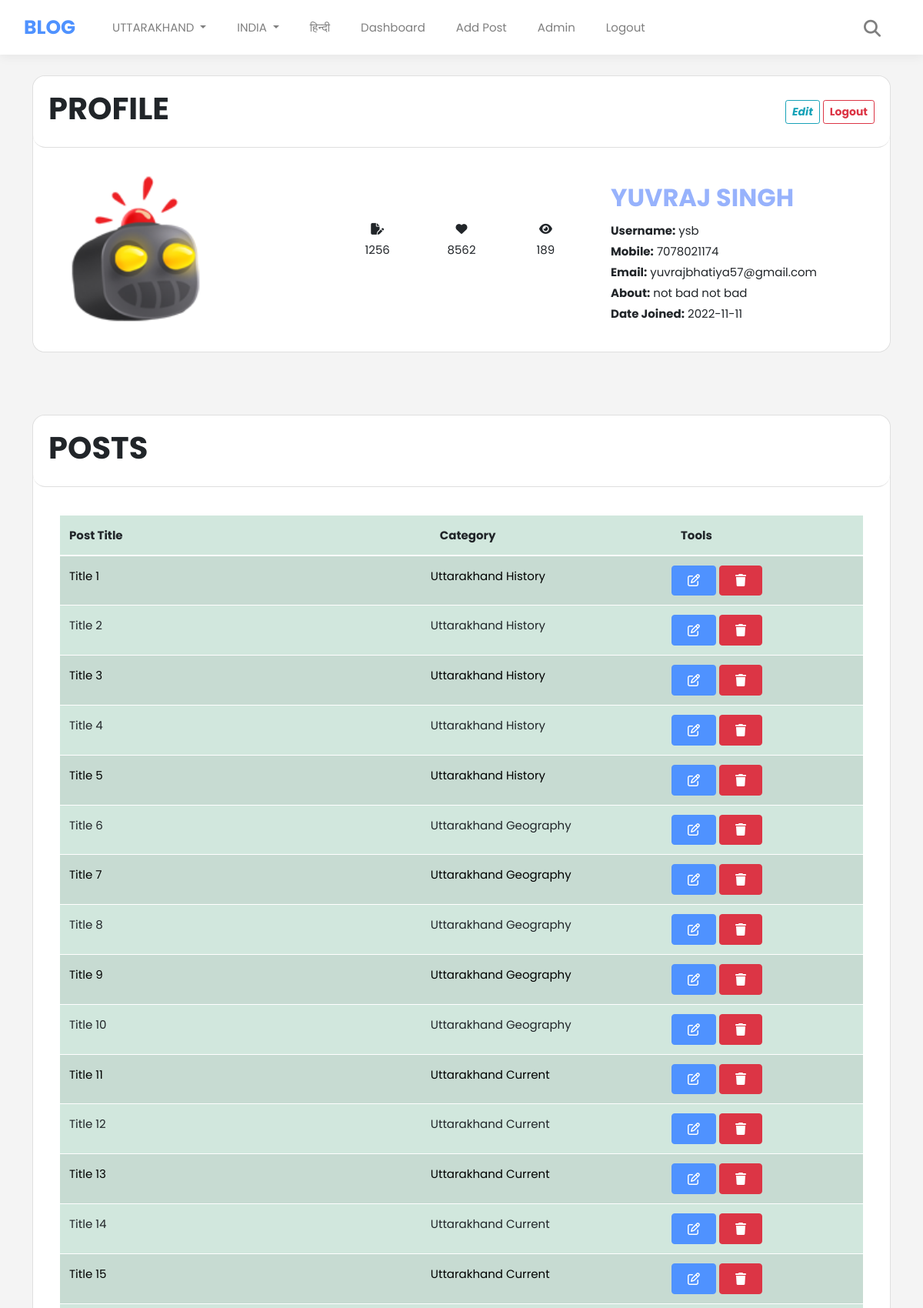
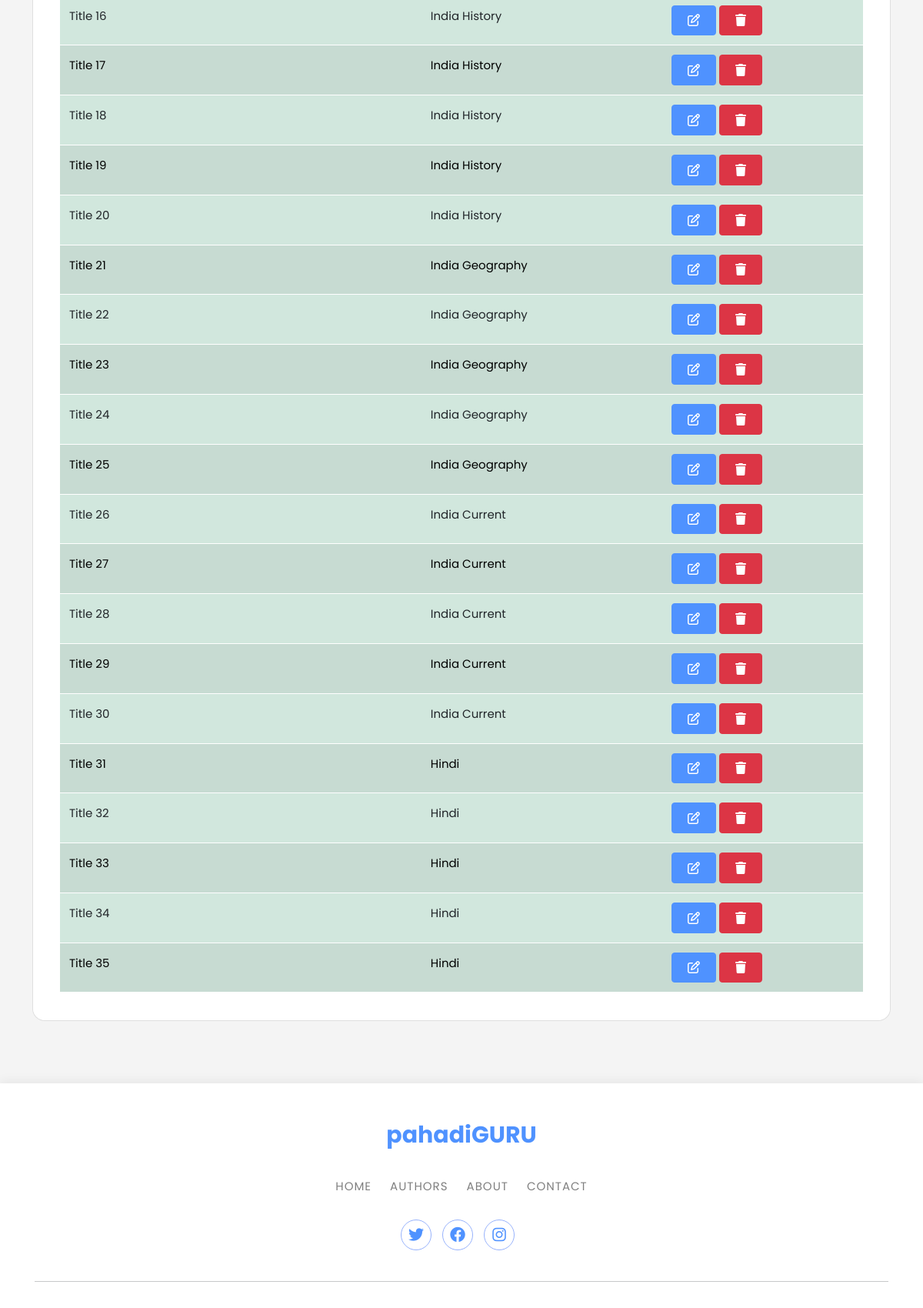
/dashboard (signed in, upper part), run on the app's committed database (2 pictures, top to bottom).
### app.py (models this page shows)
class Users(db.Model, UserMixin):
    id = db.Column(db.Integer, primary_key=True)
    username = db.Column(db.String(20), unique=True, nullable=False)
    name = db.Column(db.String(50), nullable=False)
    email = db.Column(db.String(150), nullable=False)
    phone = db.Column(db.String(50), nullable=False)
    date_added = db.Column(db.Date, default=date.today)
    about_author = db.Column(db.String(500), nullable=False)
    security_question = db.Column(db.String(50), nullable=False)
    security_answer = db.Column(db.String(50), nullable=False)
    password_hash = db.Column(db.String(128))
    role = db.Column(db.String(10), default='User')
    posts = db.relationship('Posts', backref='poster')
    likes=db.relationship('Likes',backref='user',passive_deletes=True)
    profile_pic=db.Column(db.String(), nullable=True)

class Posts(db.Model):
    id = db.Column(db.Integer, primary_key=True)
    title = db.Column(db.String(50), nullable=False)
    category = db.Column(db.String(50), nullable=False)
    content = db.Column(db.String(500), nullable=False)
    date_added = db.Column(db.Date, default=date.today)
    date_time = db.Column(db.DateTime, default=datetime.utcnow)
    poster_id = db.Column(db.Integer, db.ForeignKey('users.id'))
    likes=db.relationship('Likes',backref='post',passive_deletes=True)

### app.py (the view)
@app.route('/dashboard', methods=['GET', 'POST'])
@login_required
def dashboard():
    post = Posts.query.filter_by(poster_id=current_user.id).all()
    print(post)
    return render_template('dashboard.html',current_user=current_user,post=post)

### app.py (called while the page is built)
@login_manager.user_loader
def load_user(user_id):
    return Users.query.get(int(user_id))

### templates/dashboard.html (shortened to what this page needs)
{% extends 'base2.html' %}
{% block content %}
<br>
<div class="card rounded-4">
    <div class="card-header rounded-4" style="display: flex; justify-content: space-between; align-items: center;">
        <div>
        <h1 class="text-uppercase font-weight-bold text-center">Profile</h1>
        </div>
        <div>
        <a href="{{url_for('edit_profile',id=current_user.id)}}" class="btn btn-outline-info btn-sm font-weight-bold"><i>Edit</i></a>
        <a href="{{ url_for('logout')}}" class="btn btn-outline-danger btn-sm font-weight-bold">Logout</a>
        </div>
    </div>
    <div class="card-body rounded-4">
        <p class="card-text">
        <div class="container">
            <div class="row">
                <div class="col rounded-4">
                    {% if current_user.profile_pic %}
                    <img src="{{url_for('static', filename='images/profile_pic/'+ current_user.profile_pic)}}" width="200"
                         class="rounded-2" style=" min-width: 12rem;">
                    {% else %}
                    <img src="{{url_for('static', filename='images/profile_pic/user.png')}}" class="rounded-2" width="200" style=" min-width: 12rem;">
                    {% endif %}
                </div>
                <div class="col">
                    {% if current_user.is_authenticated and (current_user.role=='Author' or current_user.role=='Admin') %}
                                <div class="row text-center" style="margin: auto; margin-top: 17%;">
                                    <div class="col">
                                        <i class="fa-solid fa-file-pen"></i>
                                        <p>1256</p>
                                    </div>
                                    <div class="col">
                                        <i class="fa-solid fa-heart"></i>
                                        <p>8562</p>
                                    </div>
                                    <div class="col">
                                        <i class="fa-solid fa-eye"></i>
                                        <p>189</p>
                                    </div>
                                </div>
                        {% endif %}
                </div>
                <div class="col"  style="min-width: 14.125rem;" >
                    <strong style="font-size: 2rem; color: #97B2FC;">{{current_user.name | upper}}</strong>
                    <br>
                    <strong>Username:</strong>
                    {{current_user.username}}<br>
                    <strong>Mobile:</strong>
                    {{current_user.phone}}<br>
                    <strong>Email:</strong>
                    {{current_user.email}}<br>
                    <strong>About:</strong>
                    {{current_user.about_author}}<br>
                    <strong>Date Joined:</strong>
                    {{current_user.date_added}}<br>
                    </p>
                </div>
            </div>
        </div>
<br>
<br>
<br>
{% if current_user.is_authenticated and (current_user.role=='Author' or current_user.role=='Admin') %}
<div class="card rounded-4">
    <div class="card-header rounded-4" style="display: flex; justify-content: space-between; align-items: center;">
        <div>
        <h1 class="text-uppercase font-weight-bold text-center">Posts</h1>
        </div>
    </div>
    <div class="card-body rounded-4">
        <p class="card-text">
        <div class="container">
            <div class="row">
                <div class="col rounded-4"  style="min-width: 14.125rem;" >
                    <table class="table table-success table-striped">
                        <thead>
                            <tr>
                                <th>Post Title</th>
                                <th style="width: 30%; padding-left: 1.5rem;">Category</th>
                                <th style="width: 25%; padding-left: 1.5rem;">Tools</th>
                            </tr>
                        </thead>
                        <tbody>
                            {% for post in post %}
                                <tr>
                                    <td>{{ post.title|truncate(30) }}</td>
                                    <td>{{ post.category}}</td>
                                    <td>
                                        <a href="{{url_for('edit_post',id=post.id)}}" class="btn btn-primary"><i class="fa-regular fa-pen-to-square" style="padding: .3rem .5rem;"></i></a>
                                        <a onclick="return confirm('Are you sure you want to delete this post?');" href="{{url_for('delete_post',id=post.id)}}" class="btn btn-danger"><i class="fas fa-trash" style="padding: .3rem .5rem; "></i></a>
                                    </td>
                                </tr>
                            {% endfor %}
                        </tbody>
                    </table>
                </div>
            </div>
        </div>
    </div>
</div>
<br><br>
{% endif %}
<br>
{% endblock %}

### templates/base2.html (shortened to what this page needs)
<!DOCTYPE html>
<html lang="en">
  <head>
    <link
      rel="stylesheet"
      href="https://cdn.jsdelivr.net/npm/bootstrap@5.2.2/dist/css/bootstrap.min.css"
    />
    <link rel="stylesheet" href="https://cdnjs.cloudflare.com/ajax/libs/font-awesome/6.2.0/css/all.min.css" />
    <link
      rel="stylesheet"
      href="{{url_for('static', filename='css/style.css')}}"
    />
    <link
      rel="stylesheet"
      href="{{url_for('static', filename='css/about.css')}}"
    />
    <link
      rel="stylesheet"
      href="https://cdnjs.cloudflare.com/ajax/libs/font-awesome/6.2.0/css/all.min.css"
    />
    <link
      rel="stylesheet"
      href="{{url_for('static', filename='css/footer.css')}}"
    />
  </head>
  <body style="background-color: #f4f4f4;">
    {% block navbar %} {% include 'navbar.html' %} {% endblock %}
    <div class="container-sm">
      {% block content %} {% endblock%}
    {% block footer %} {% include 'footer.html' %} {% endblock %}
  </body>
</html>

### templates/navbar.html (shortened to what this page needs)
<nav
  class="navbar navbar-expand-lg navbar-light"
  style="background-color: #fff; box-shadow: 0 4px 12px 0 rgb(0 0 0 / 5%);"
>
  <div class="container-fluid">
    <a
      class="navbar-brand"
      href="{{url_for('home')}}"
      style="color: #4f92ff; font-weight: bolder; font-size: 25px"
      >BLOG</a
    >
    <div class="collapse navbar-collapse" id="navbarSupportedContent">
      <ul class="navbar-nav me-auto mb-2 mb-lg-0">
        <li class="nav-item dropdown pl-4">
          <a
            class="nav-link dropdown-toggle"
            href="#"
            id="navbarDropdown"
            role="button"
            data-bs-toggle="dropdown"
            aria-expanded="false"
          >
            UTTARAKHAND
          </a>
        </li>
        <li class="nav-item dropdown pl-4">
          <a
            class="nav-link dropdown-toggle"
            href="#"
            id="navbarDropdown"
            role="button"
            data-bs-toggle="dropdown"
            aria-expanded="false"
          >
            INDIA
          </a>
        </li>
        <li class="nav-item pl-4">
          <a class="nav-link" href="{{url_for('allposts',category='Hindi')}}"> हिन्दी</a>
      </li>
        {% if current_user.is_authenticated %}
        <li class="nav-item pl-4">
            <a class="nav-link" href="{{url_for('dashboard')}}">Dashboard</a>
        </li>
        {% endif %}
        {% if current_user.is_authenticated and (current_user.role == 'Author' or current_user.role == 'Admin') %}
        <li class="nav-item pl-4">
          <a class="nav-link" href="{{url_for('addpost')}}">Add Post</a>
        </li>
        {% endif %}
        {% if current_user.is_authenticated and current_user.role == 'Admin' %}
        <li class="nav-item pl-4">
          <a class="nav-link" href="{{url_for('admin')}}">Admin</a>
        </li>
        {% endif %}
        {% if current_user.is_authenticated %}
        <li class="nav-item pl-4">
          <a class="nav-link" href="{{url_for('logout')}}">Logout</a>
        </li>
        {% endif %}
      </ul>
      <form class="searchbar pr-4">
        <input
          type="search"
          placeholder="Search here"
          name="search"
          class="searchbar-input"
          onkeyup="buttonUp();"
          required
        />
        <span class="searchbar-icon pr-4"
          ><i class="fa fa-search" aria-hidden="true" style="color: #00000080;"></i
        ></span>
      </form>
    </div>
  </div>
</nav>

### templates/footer.html (shortened to what this page needs)
<footer class="footer-07"  style="background-color: #fff; box-shadow: 0 -4px 12px 0 rgb(0 0 0 / 5%)">
  <div class="container">
    <div class="row justify-content-center">
      <div class="col text-center">
        <h2 class="footer-heading">
          <a href="#" class="logo" style="color: #4f92ff">pahadiGURU</a>
        </h2>
        <p class="menu">
          <a href="{{url_for('home')}}" style="color: #00000080">Home</a>
          <a href="{{url_for('authors')}}" style="color: #00000080">Authors</a>
          <a href="{{url_for('about')}}" style="color: #00000080">About</a>
          <a href="{{url_for('contact')}}" style="color: #00000080">Contact</a>
        </p>
        <ul class="ftco-footer-social p-0">
          <li class="ftco-animate">
            <a
              href="#"
              data-toggle="tooltip"
              data-placement="top"
              title="Twitter"
              ><span class="fa-brands fa-twitter" style="color: #4f92ff"></span
            ></a>
          </li>
          <li class="ftco-animate">
            <a
              href="#"
              data-toggle="tooltip"
              data-placement="top"
              title="Facebook"
              ><span class="fa-brands fa-facebook" style="color: #4f92ff"></span
            ></a>
          </li>
          <li class="ftco-animate">
            <a
              href="#"
              data-toggle="tooltip"
              data-placement="top"
              title="Instagram"
              ><span
                class="fa-brands fa-instagram"
                style="color: #4f92ff"
              ></span
            ></a>
          </li>
        </ul>
      </div>
    </div>
    <hr>
    <br>
  </div>
</footer>

### static/css/style.css (style rules this page uses)
.searchbar { position: relative; min-width: 50px; width: 0%; height: 45px; float: right; overflow: hidden; border-radius: 10px; -webkit-transition: width 0.3s; -moz-transition: width 0.3s; -ms-transition: width 0.3s; -o-transition: width 0.3s; transition: width 0.3s; }
.searchbar-input { top: 0; right: 0; border: 0; outline: 0; border-radius: 10px; width: 100%; height: 45px; margin: 0; padding: 0px 55px 0px 20px; font-size: 20px; color: #00000080; }
.searchbar-icon, .searchbar-submit { display: block; position: absolute; top: 0; font-family: verdana; font-size: 22px; right: 0; padding: 0; margin: 0; border: 0; outline: 0; line-height: 50px; text-align: center; cursor: pointer; color: #121212; border-radius: 10px; }

### data on the page
Users: profile_pic (picture), name "YUVRAJ SINGH", username "ysb", phone "7078021174", email "yuvrajbhatiya57@gmail.com", about_author "not bad not bad", date_added "2022-11-11"
Posts: title "Title 1", category "Uttarakhand History"
Posts: title "Title 2", category "Uttarakhand History"
Posts: title "Title 3", category "Uttarakhand History"
Posts: title "Title 4", category "Uttarakhand History"
Posts: title "Title 5", category "Uttarakhand History"
Posts: title "Title 6", category "Uttarakhand Geography"
Posts: title "Title 7", category "Uttarakhand Geography"
Posts: title "Title 8", category "Uttarakhand Geography"
Posts: title "Title 9", category "Uttarakhand Geography"
Posts: title "Title 10", category "Uttarakhand Geography"
Posts: title "Title 11", category "Uttarakhand Current"
Posts: title "Title 12", category "Uttarakhand Current"
Posts: title "Title 13", category "Uttarakhand Current"
Posts: title "Title 14", category "Uttarakhand Current"
Posts: title "Title 15", category "Uttarakhand Current"
Posts: title "Title 16", category "India History"
Posts: title "Title 17", category "India History"
Posts: title "Title 18", category "India History"
Posts: title "Title 19", category "India History"
Posts: title "Title 20", category "India History"
Posts: title "Title 21", category "India Geography"
Posts: title "Title 22", category "India Geography"
Posts: title "Title 23", category "India Geography"
Posts: title "Title 24", category "India Geography"
Posts: title "Title 25", category "India Geography"
Posts: title "Title 26", category "India Current"
Posts: title "Title 27", category "India Current"
Posts: title "Title 28", category "India Current"
Posts: title "Title 29", category "India Current"
Posts: title "Title 30", category "India Current"
Posts: title "Title 31", category "Hindi"
Posts: title "Title 32", category "Hindi"
Posts: title "Title 33", category "Hindi"
Posts: title "Title 34", category "Hindi"
Posts: title "Title 35", category "Hindi"
